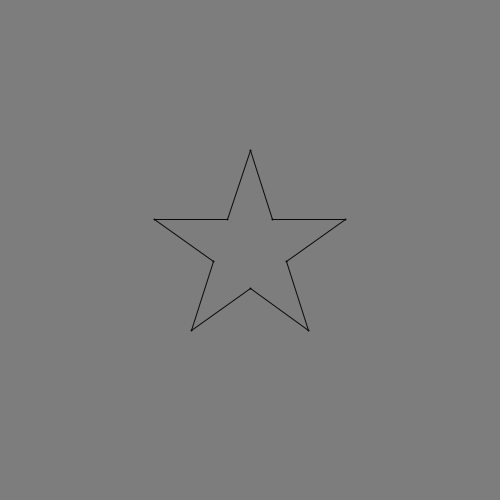
Frame 1 (no input)
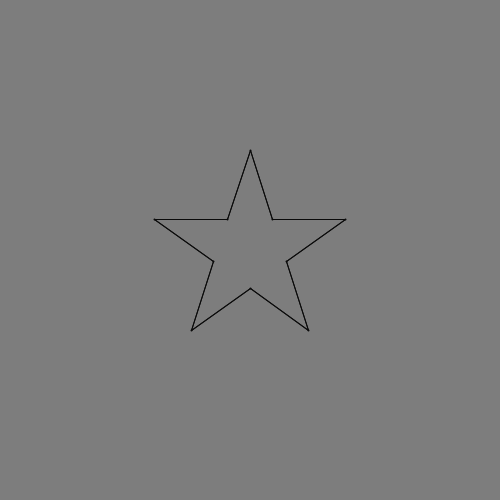
Frame 2 (the mouse pressed at the canvas centre, redrawn once)

The Processing sketch that drew these frames (run headless with seeded random() and noise(); the mouse was pressed at the canvas centre and the sketch redrawn once):

// Processing sketch: Flag
// ── Flag.pde
float outerX[] = new float[5];
float outerY[] = new float [5];

float innerX[] = new float[5];
float innerY[] = new float [5];

float outerSizeFactor = 100;
float innerSizeFactor = .38 * outerSizeFactor;
float originX = 250;
float originY = 250;

void setup () {
  size(500, 500);
  background(125);
  for (int i = 0; i < 5; i ++) {
    outerX[i] = originX + (outerSizeFactor * cos((1.5 * PI)+(i * 1.256636)));
    outerY[i] = originY + (outerSizeFactor * sin((1.5 * PI)+(i * 1.256636)));
    innerX[i] = originX + (innerSizeFactor * cos((.5 * PI)+(i * 1.256636)));
    innerY[i] = originY + (innerSizeFactor * sin((.5 * PI)+(i * 1.256636)));
  }
  stroke(10, 10, 10);
  strokeWeight(2);
  noLoop();
}

void draw () {
  for (int j = 0; j < 5; j ++) {
    point(outerX[j], outerY[j]);
    point(innerX[j], innerY[j]);
  }
//  stroke(255, 0 , 0);
  strokeWeight(1);
  int j;
  int k;
  for (int i = 0; i < 5; i ++) {
    j = i + 3;
    if (j > 4) {j = j - 5;}
    k = i + 1;
    if (k > 4) {k = 0;}
    line(outerX[i], outerY[i], innerX[j], innerY[j]);
    line(innerX[j], innerY[j], outerX[k], outerY[k]);
  }
}
